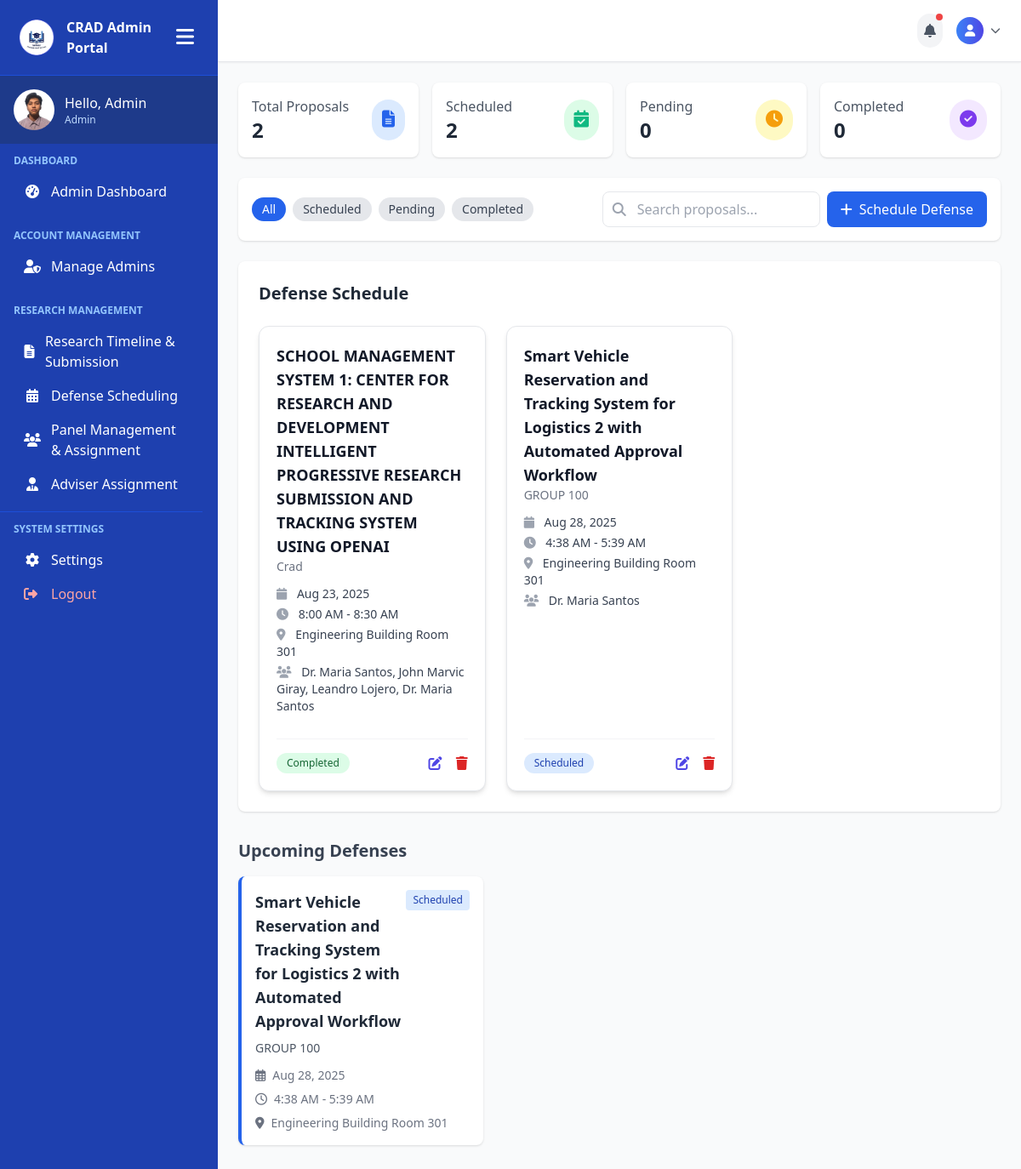
Page /admin-pages/admin-defense.php (signed in) on the earlier database version.
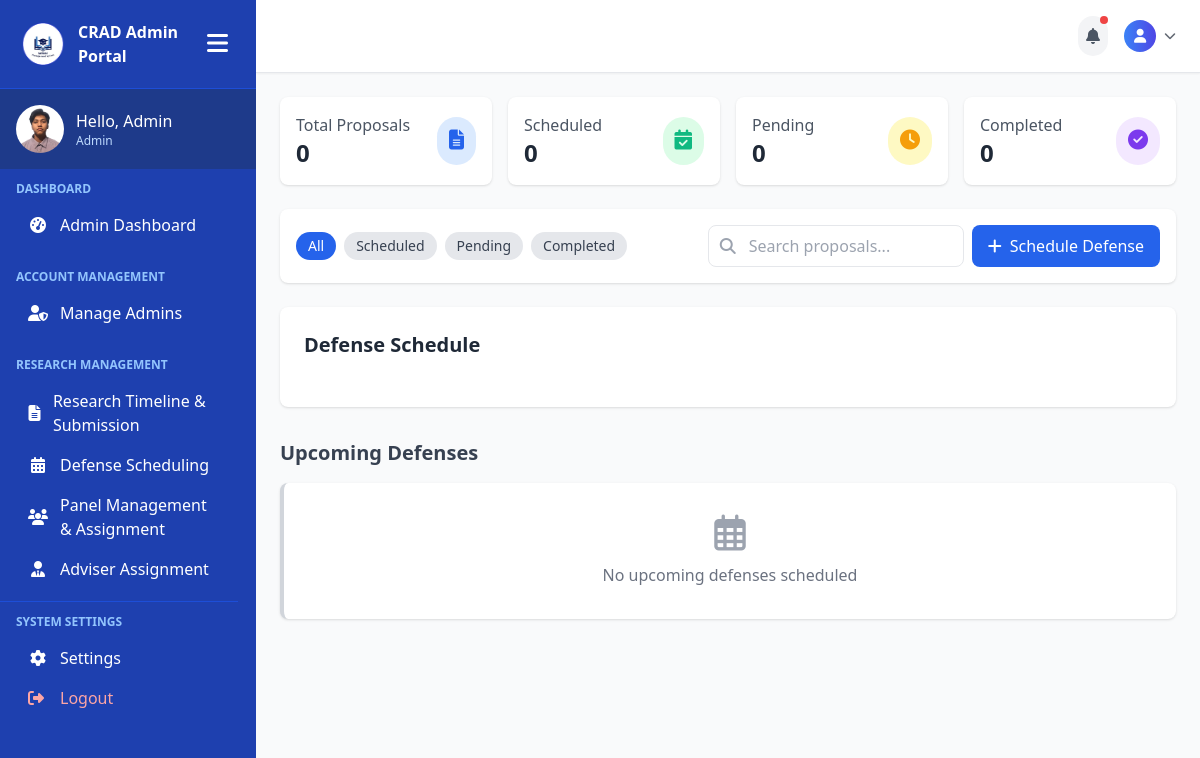
Same page on the later database version.
### tables this page shows
CREATE TABLE `user_tbl` (
  `user_id` int(11) NOT NULL,
  `email` varchar(150) NOT NULL,
  `password` varchar(255) NOT NULL,
  `role` enum('Admin','Faculty','Student') NOT NULL DEFAULT 'Student',
  `created_at` timestamp NOT NULL DEFAULT current_timestamp()
);

CREATE TABLE `defense_schedules` (
  `id` int(11) NOT NULL,
  `group_id` int(11) DEFAULT NULL,
  `defense_date` date DEFAULT NULL,
  `start_time` time DEFAULT NULL,
  `end_time` time DEFAULT NULL,
  `room_id` int(11) DEFAULT NULL,
  `status` enum('scheduled','completed','cancelled') DEFAULT 'scheduled',
  `created_at` timestamp NOT NULL DEFAULT current_timestamp()
);

CREATE TABLE `groups` (
  `id` int(11) NOT NULL,
  `name` varchar(255) NOT NULL,
  `cluster_id` int(11) DEFAULT NULL,
  `join_code` varchar(10) DEFAULT NULL,
  `created_at` timestamp NOT NULL DEFAULT current_timestamp()
);

CREATE TABLE `rooms` (
  `id` int(11) NOT NULL,
  `room_name` varchar(50) DEFAULT NULL,
  `building` varchar(100) DEFAULT NULL,
  `capacity` int(11) DEFAULT NULL
);

CREATE TABLE `proposals` (
  `id` int(11) NOT NULL,
  `group_id` int(11) NOT NULL,
  `title` varchar(255) NOT NULL,
  `description` text DEFAULT NULL,
  `file_path` varchar(255) DEFAULT NULL,
  `submitted_at` timestamp NOT NULL DEFAULT current_timestamp(),
  `status` enum('Pending','Approved','Rejected','Under Review','Revision Requested') NOT NULL DEFAULT 'Pending',
  `feedback` text DEFAULT NULL,
  `reviewed_at` timestamp NULL DEFAULT NULL
);

### admin-pages/admin-defense.php (the view, shortened to what the rows shown need)
<?php
include('../includes/connection.php');
$defense_query = "SELECT ds.*, g.name as group_name, r.room_name, r.building, p.title as proposal_title,
                 GROUP_CONCAT(CONCAT(pm.first_name, ' ', pm.last_name) SEPARATOR ', ') as panel_names
                 FROM defense_schedules ds
                 LEFT JOIN groups g ON ds.group_id = g.id
                 LEFT JOIN rooms r ON ds.room_id = r.id
                 LEFT JOIN proposals p ON g.id = p.group_id
                 LEFT JOIN defense_panel dp ON ds.id = dp.defense_id
                 LEFT JOIN panel_members pm ON dp.faculty_id = pm.id
                 GROUP BY ds.id
                 ORDER BY ds.defense_date, ds.start_time";
$defense_result = mysqli_query($conn, $defense_query);
$defense_schedules = [];
while ($schedule = mysqli_fetch_assoc($defense_result)) {
    $panel_query = "SELECT u.user_id, u.email
                   FROM defense_panel dp
                   JOIN user_tbl u ON dp.faculty_id = u.user_id
                   WHERE dp.defense_id = '{$schedule['id']}'";
    $panel_result = mysqli_query($conn, $panel_query);
    $panel_members = [];
    while ($panel = mysqli_fetch_assoc($panel_result)) {
        $panel_members[] = $panel;
    }
    $current_date = date('Y-m-d');
    $current_time = date('H:i:s');
    if ($schedule['defense_date'] < $current_date ||
        ($schedule['defense_date'] == $current_date && $schedule['end_time'] < $current_time)) {
        if ($schedule['status'] != 'completed') {
            $update_query = "UPDATE defense_schedules SET status = 'completed' WHERE id = '{$schedule['id']}'";
            mysqli_query($conn, $update_query);
            $schedule['status'] = 'completed';
        }
    }
    $schedule['panel_members'] = $panel_members;
    $defense_schedules[] = $schedule;
}
?>
<!DOCTYPE html>
<html lang="en">
<head>
    <script src="https://cdn.tailwindcss.com"></script>
    <link rel="stylesheet" href="https://cdnjs.cloudflare.com/ajax/libs/font-awesome/6.0.0/css/all.min.css">
</head>
<body class="bg-gray-50 text-gray-800 font-sans">
    <div class="min-h-screen flex">
        <?php include('../includes/admin-sidebar.php'); ?>
        <main class="flex-1 overflow-y-auto p-6 scroll-container">
            <div class="bg-white rounded-lg shadow p-6">
                <h2 class="text-xl font-semibold text-gray-800 mb-6">Defense Schedule</h2>
                <div class="grid grid-cols-1 md:grid-cols-2 lg:grid-cols-3 gap-6">
                    <?php foreach ($defense_schedules as $schedule): ?>
                    <div class="defense-card bg-white border border-gray-200 rounded-xl shadow-md p-5 flex flex-col justify-between"
                         data-status="<?php echo $schedule['status']; ?>"
                         data-defense-id="<?php echo $schedule['id']; ?>">
                        <div>
                            <h3 class="text-lg font-semibold text-gray-900"><?php echo $schedule['proposal_title'] ?? 'No Title'; ?></h3>
                            <p class="text-sm text-gray-500 mb-3"><?php echo $schedule['group_name']; ?></p>
                            <p class="text-sm text-gray-700 mb-1">
                                <i class="fas fa-calendar mr-2 text-gray-400"></i>
                                <?php echo date('M j, Y', strtotime($schedule['defense_date'])); ?>
                            </p>
                            <p class="text-sm text-gray-700 mb-1">
                                <i class="fas fa-clock mr-2 text-gray-400"></i>
                                <?php echo date('g:i A', strtotime($schedule['start_time'])); ?> -
                                <?php echo date('g:i A', strtotime($schedule['end_time'])); ?>
                            </p>
                            <p class="text-sm text-gray-700 mb-1">
                                <i class="fas fa-map-marker-alt mr-2 text-gray-400"></i>
                                <?php echo $schedule['building'] . ' ' . $schedule['room_name']; ?>
                            </p>
                            <p class="text-sm text-gray-700 mb-3">
    <i class="fas fa-users mr-2 text-gray-400"></i>
    <?php echo !empty($schedule['panel_names']) ? $schedule['panel_names'] : 'No panel assigned'; ?>
</p>
                        </div>
                        <div class="flex justify-between items-center mt-4 pt-4 border-t border-gray-100">
                            <?php if ($schedule['status'] == 'completed'): ?>
                                <span class="px-3 py-1 text-xs font-medium rounded-full bg-green-100 text-green-800">Completed</span>
                            <?php elseif ($schedule['status'] == 'cancelled'): ?>
                                <span class="px-3 py-1 text-xs font-medium rounded-full bg-red-100 text-red-800">Cancelled</span>
                            <?php else: ?>
                                <span class="px-3 py-1 text-xs font-medium rounded-full bg-blue-100 text-blue-800">Scheduled</span>
                            <?php endif; ?>
                            <div>
                                <button class="text-indigo-600 hover:text-indigo-900 mr-3" onclick="populateEditForm(<?php echo htmlspecialchars(json_encode($schedule)); ?>)"><i class="fas fa-edit"></i></button>
                                <button onclick="confirmDelete(<?php echo $schedule['id']; ?>, '<?php echo $schedule['group_name']; ?>')" class="text-red-600 hover:text-red-900"><i class="fas fa-trash"></i></button>
                            </div>
                        </div>
                    </div>
                    <?php endforeach; ?>
                </div>
            </div>
            <h2 class="text-xl font-bold mt-8 mb-4 text-gray-700">Upcoming Defenses</h2>
            <div class="grid grid-cols-1 md:grid-cols-3 gap-4 mb-8">
                <?php
                $upcoming_query = "SELECT ds.*, g.name as group_name, p.title as proposal_title, r.room_name, r.building
                                FROM defense_schedules ds
                                JOIN groups g ON ds.group_id = g.id
                                JOIN proposals p ON g.id = p.group_id
                                LEFT JOIN rooms r ON ds.room_id = r.id
                                WHERE ds.defense_date >= CURDATE() AND ds.status = 'scheduled'
                                ORDER BY ds.defense_date, ds.start_time
                                LIMIT 3";
                $upcoming_result = mysqli_query($conn, $upcoming_query);
                while ($upcoming = mysqli_fetch_assoc($upcoming_result)):
                ?>
                <div class="schedule-card bg-white rounded-lg shadow p-4 border-l-4 border-primary">
                    <div class="flex justify-between items-start mb-2">
                        <h3 class="font-bold text-lg"><?php echo $upcoming['proposal_title']; ?></h3>
                        <span class="px-2 py-1 bg-blue-100 text-blue-800 text-xs font-medium rounded">Scheduled</span>
                    </div>
                    <p class="text-gray-600 text-sm mb-3"><?php echo $upcoming['group_name']; ?></p>
                    <div class="flex items-center text-sm text-gray-500 mb-2">
                        <i class="far fa-calendar-alt mr-2"></i>
                        <span><?php echo date('M j, Y', strtotime($upcoming['defense_date'])); ?>
                    </div>
                    <div class="flex items-center text-sm text-gray-500 mb-2">
                        <i class="far fa-clock mr-2"></i>
                        <span><?php echo date('g:i A', strtotime($upcoming['start_time'])); ?> - <?php echo date('g:i A', strtotime($upcoming['end_time'])); ?></span>
                    </div>
                    <div class="flex items-center text-sm text-gray-500">
                        <i class="fas fa-map-marker-alt mr-2"></i>
                        <span><?php echo $upcoming['building'] . ' ' . $upcoming['room_name']; ?></span>
                    </div>
                </div>
                <?php endwhile; ?>
            </div>
        </main>
    </div>
</body>
</html>

### includes/admin-sidebar.php (shortened to what the rows shown need)
<?php
include("../includes/connection.php");
$user_id = $_SESSION['user_id'];
$sql = "SELECT role, role FROM user_tbl WHERE user_id = ?";
$stmt = $conn->prepare($sql);
$stmt->bind_param("i", $user_id);
$stmt->execute();
$result = $stmt->get_result();
$user = $result->fetch_assoc();
$role = $user['role'];
$greeting = "Hello, " . match($role) {
    'admin' => 'Admin',
    'student' => 'Student',
    default => 'Admin'
};
?>
<!DOCTYPE html>
<html lang="en">
<head>
    <script src="https://cdn.tailwindcss.com"></script>
    <link rel="stylesheet" href="https://cdnjs.cloudflare.com/ajax/libs/font-awesome/6.5.0/css/all.min.css">
</head>
<body>
<div class="sidebar sidebar-transition bg-blue-800 text-white flex flex-col hidden md:flex h-screen w-64" id="sidebar">
    <div class="p-4 flex items-center space-x-3 bg-blue-900">
        <div>
            <p class="font-medium profile-name"><?php echo htmlspecialchars($greeting); ?></p>
            <p class="text-xs text-blue-200 profile-role"><?php echo htmlspecialchars($role); ?></p>
        </div>
    </div>
</div>
</body>
</html>

Differences in the rows shown:
removed defense_schedules: proposal_title "SCHOOL MANAGEMENT SYSTEM 1: CENTER FOR RESEARCH AND DEVELOPMENT INTELLIGENT PROGRESSIVE RESEARCH SUBMISSION AND TRACKING SYSTEM USING OPENAI", group.name "Crad", defense_date "Aug 23, 2025", start_time "8:00 AM", end_time "8:30 AM", room.building "Engineering Building", room.room_name "Room 301", panel_names "Dr. Maria Santos, John Marvic Giray, Leandro Lojero, Dr. Maria Santos", shows "Completed", shown under "Defense Schedule"
removed defense_schedules: proposal_title "Smart Vehicle Reservation and Tracking System for Logistics 2 with Automated Approval Workflow", group.name "GROUP 100", defense_date "Aug 28, 2025", start_time "4:38 AM", end_time "5:39 AM", room.building "Engineering Building", room.room_name "Room 301", panel_names "Dr. Maria Santos", status "Scheduled", proposals.title "Smart Vehicle Reservation and Tracking System for Logistics 2 with Automated Approval Workflow"
Other differences:
$total_proposals: "2" → "0"
$scheduled_defenses: "2" → "0"
text now shown: "No upcoming defenses scheduled"
